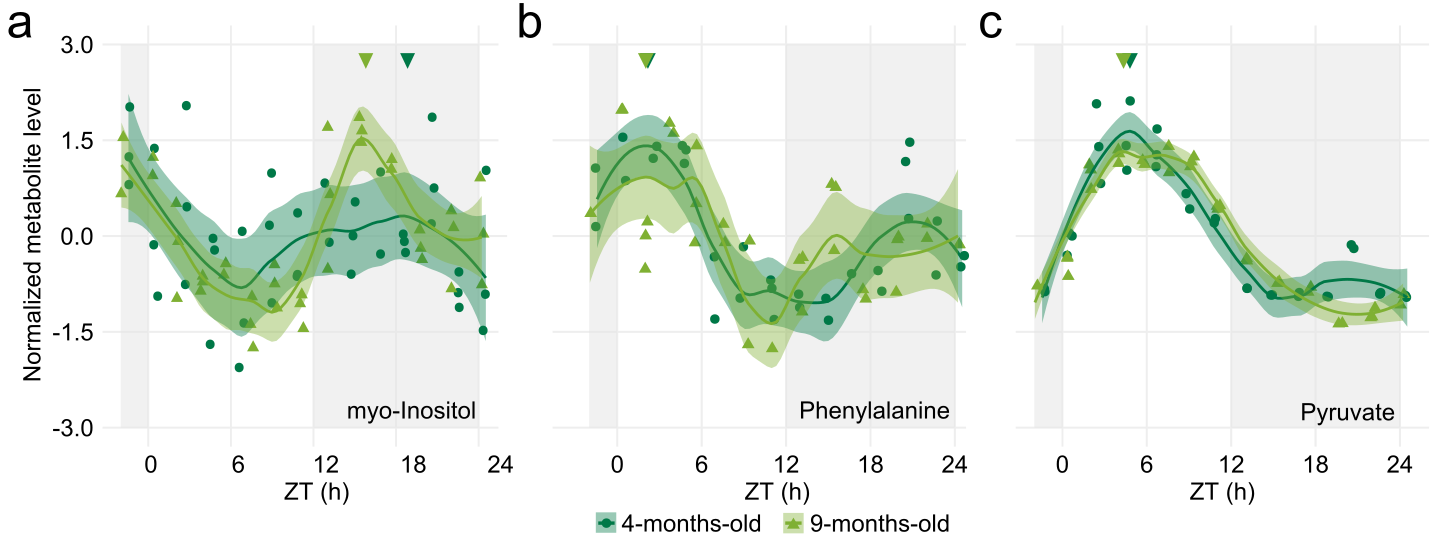

Write R code to recreate this figure.
library(ggplot2)
library(scales)
library(reshape2)
library(cowplot)
theme_set(theme_minimal_grid())
library(png)
library(grid)
library(RColorBrewer)

#exportar 1400 x 500

C1_line = "solid"
C2_line = "solid"

C1 <- "#007849"
C2 <- "#82b135"


campos_myoInositol_timecourses <- read.csv("FigureS8_campos_myoInositol.txt", sep="\t")
ggplot(data=campos_myoInositol_timecourses, aes(x=CT, y=myoInositol, group=Campo)) +
  geom_jitter(aes(col=Campo, shape = Campo),position=position_jitter(0.2), size = 3) +
  stat_smooth(aes(group = Campo, colour = Campo, fill=Campo, outfit=fit2<<-..y..),method="loess",  span = 0.5)
fit2 <- data.frame(fit2)
fit3 <- fit2[21:80, ]
fit4 <- fit2[101:160, ]
fit5 <- cbind(fit3, fit4)
fit5 <- data.frame(fit5)
maxC10 <- data.frame(which(fit5 == max(fit5$fit3), arr.ind=TRUE))
maxC1 <- ((maxC10$row-1)*19.39/58)+5.13
maxC20 <- data.frame(which(fit5 == max(fit5$fit4), arr.ind=TRUE))
maxC2 <- ((maxC20$row-1)*19.55/58)+4.68
minC10 <- data.frame(which(fit5 == min(fit5$fit3), arr.ind=TRUE))
minC1 <- ((minC10$row-1)*19.39/58)+5.13
minC20 <- data.frame(which(fit5 == min(fit5$fit4), arr.ind=TRUE))
minC2 <- ((minC20$row-1)*19.55/58)+4.68
FinalMaxMin <- cbind(maxC1, minC1, maxC2, minC2)

campos_myoInositol <- ggplot(data=campos_myoInositol_timecourses, aes(x=CT, y=myoInositol, group=Campo)) +
  annotate("rect", xmin = -2, xmax = 0, ymin = -3, ymax = 3, alpha = .5, fill = "#e3e3e3")+
  annotate("rect", xmin = 12, xmax = 24, ymin = -3, ymax = 3, alpha = .5, fill = "#e3e3e3")+
  geom_jitter(aes(col=Campo, shape = Campo),position=position_jitter(0.2), size = 3) +
  stat_smooth(aes(group = Campo, colour = Campo, fill=Campo, outfit=fit2<<-..y..),method="loess",  span = 0.5)+
  scale_colour_manual(values=c(C1, C2))+
  scale_fill_manual(values=c(C1, C2))+
  scale_linetype_manual(values=c(C1_line, C2_line)) +
  annotate("text", x = maxC1, y = 2.75, label = "\u25bc", size = 6, colour=C1)+
  annotate("text", x = maxC2, y = 2.75, label = "\u25bc", size = 6, colour=C2)+
  annotate("text", x = 22, y = -2.75, label = "myo-Inositol", size = 6, parse=TRUE)+
  scale_x_continuous(breaks=seq(0,24,6), name="ZT (h)", limits=c(-2, 24.75))+
  scale_y_continuous(breaks=seq(-3,3,1.5), name="Normalized metabolite levels", limits=c(-3,3), labels = scales::number_format(accuracy = 0.1))+
  theme(panel.grid.major = element_line(colour = "#efefef", size = 0.75), 
        text = element_text(size=18), 
        axis.ticks = element_blank(),
        axis.line = element_blank(),
        axis.text.x = element_text(size=18),
        #axis.text.x = element_blank(),
        #axis.title.x = element_blank(),
        axis.text.y = element_text(size=18),
        #axis.text.y = element_blank(),
        #axis.title.y = element_blank(),
        legend.position = "none"
  )
campos_myoInositol
FinalMaxMin


campos_Phenylalanine_timecourses <- read.csv("FigureS8_campos_Phenylalanine.txt", sep="\t")
ggplot(data=campos_Phenylalanine_timecourses, aes(x=CT, y=Phenylalanine, group=Campo)) +
  geom_jitter(aes(col=Campo, shape = Campo),position=position_jitter(0.2), size = 3) +
  stat_smooth(aes(group = Campo, colour = Campo, fill=Campo, outfit=fit2<<-..y..),method="loess",  span = 0.5)
fit2 <- data.frame(fit2)
fit3 <- fit2[1:80, ]
fit4 <- fit2[81:160, ]
fit5 <- cbind(fit3, fit4)
fit5 <- data.frame(fit5)
maxC10 <- data.frame(which(fit5 == max(fit5$fit3), arr.ind=TRUE))
maxC1 <- ((maxC10$row-1)*25.96/79)-1.44
maxC20 <- data.frame(which(fit5 == max(fit5$fit4), arr.ind=TRUE))
maxC2 <- ((maxC20$row-1)*26.18/79)-1.95
minC10 <- data.frame(which(fit5 == min(fit5$fit3), arr.ind=TRUE))
minC1 <- ((minC10$row-1)*25.96/79)-1.44
minC20 <- data.frame(which(fit5 == min(fit5$fit4), arr.ind=TRUE))
minC2 <- ((minC20$row-1)*26.18/79)-1.95
FinalMaxMin <- cbind(maxC1, minC1, maxC2, minC2)

campos_Phenylalanine <- ggplot(data=campos_Phenylalanine_timecourses, aes(x=CT, y=Phenylalanine, group=Campo)) +
  annotate("rect", xmin = -2, xmax = 0, ymin = -3, ymax = 3, alpha = .5, fill = "#e3e3e3")+
  annotate("rect", xmin = 12, xmax = 24, ymin = -3, ymax = 3, alpha = .5, fill = "#e3e3e3")+
  geom_jitter(aes(col=Campo, shape = Campo),position=position_jitter(0.2), size = 3) +
  stat_smooth(aes(group = Campo, colour = Campo, fill=Campo, outfit=fit2<<-..y..),method="loess",  span = 0.5)+
  scale_colour_manual(values=c(C1, C2))+
  scale_fill_manual(values=c(C1, C2))+
  scale_linetype_manual(values=c(C1_line, C2_line)) +
  annotate("text", x = maxC1, y = 2.75, label = "\u25bc", size = 6, colour=C1)+
  annotate("text", x = maxC2, y = 2.75, label = "\u25bc", size = 6, colour=C2)+
  annotate("text", x = 22, y = -2.75, label = "Phenylalanine", size = 6, parse=TRUE)+
  scale_x_continuous(breaks=seq(0,24,6), name="ZT (h)", limits=c(-2, 24.75))+
  scale_y_continuous(breaks=seq(-3,3,1.5), name="Normalized metabolite levels", limits=c(-3,3), labels = scales::number_format(accuracy = 0.1))+
  theme(panel.grid.major = element_line(colour = "#efefef", size = 0.75), 
        text = element_text(size=18), 
        axis.ticks = element_blank(),
        axis.line = element_blank(),
        axis.text.x = element_text(size=18),
        #axis.text.x = element_blank(),
        #axis.title.x = element_blank(),
        #axis.text.y = element_text(size=18),
        axis.text.y = element_blank(),
        axis.title.y = element_blank(),
        legend.position = "none"
  )
campos_Phenylalanine


campos_Pyruvate_timecourses <- read.csv("FigureS8_campos_Pyruvate.txt", sep="\t")
ggplot(data=campos_Pyruvate_timecourses, aes(x=CT, y=Pyruvate, group=Campo)) +
  geom_jitter(aes(col=Campo, shape = Campo),position=position_jitter(0.2), size = 3) +
  stat_smooth(aes(group = Campo, colour = Campo, fill=Campo, outfit=fit2<<-..y..),method="loess",  span = 0.5)
fit2 <- data.frame(fit2)
fit3 <- fit2[1:80, ]
fit4 <- fit2[81:160, ]
fit5 <- cbind(fit3, fit4)
fit5 <- data.frame(fit5)
maxC10 <- data.frame(which(fit5 == max(fit5$fit3), arr.ind=TRUE))
maxC1 <- ((maxC10$row-1)*25.96/79)-1.44
maxC20 <- data.frame(which(fit5 == max(fit5$fit4), arr.ind=TRUE))
maxC2 <- ((maxC20$row-1)*26.18/79)-1.95
minC10 <- data.frame(which(fit5 == min(fit5$fit3), arr.ind=TRUE))
minC1 <- ((minC10$row-1)*25.96/79)-1.44
minC20 <- data.frame(which(fit5 == min(fit5$fit4), arr.ind=TRUE))
minC2 <- ((minC20$row-1)*26.18/79)-1.95
FinalMaxMin <- cbind(maxC1, minC1, maxC2, minC2)

campos_Pyruvate <- ggplot(data=campos_Pyruvate_timecourses, aes(x=CT, y=Pyruvate, group=Campo)) +
  annotate("rect", xmin = -2, xmax = 0, ymin = -3, ymax = 3, alpha = .5, fill = "#e3e3e3")+
  annotate("rect", xmin = 12, xmax = 24, ymin = -3, ymax = 3, alpha = .5, fill = "#e3e3e3")+
  geom_jitter(aes(col=Campo, shape = Campo),position=position_jitter(0.2), size = 3) +
  stat_smooth(aes(group = Campo, colour = Campo, fill=Campo, outfit=fit2<<-..y..),method="loess",  span = 0.5)+
  scale_colour_manual(values=c(C1, C2))+
  scale_fill_manual(values=c(C1, C2))+
  scale_linetype_manual(values=c(C1_line, C2_line)) +
  annotate("text", x = maxC1, y = 2.75, label = "\u25bc", size = 6, colour=C1)+
  annotate("text", x = maxC2, y = 2.75, label = "\u25bc", size = 6, colour=C2)+
  annotate("text", x = 22, y = -2.75, label = "Pyruvate", size = 6, parse=TRUE)+
  scale_x_continuous(breaks=seq(0,24,6), name="ZT (h)", limits=c(-2, 24.75))+
  scale_y_continuous(breaks=seq(-3,3,1.5), name="Normalized metabolite levels", limits=c(-3,3), labels = scales::number_format(accuracy = 0.1))+
  theme(panel.grid.major = element_line(colour = "#efefef", size = 0.75), 
        text = element_text(size=18), 
        axis.ticks = element_blank(),
        axis.line = element_blank(),
        axis.text.x = element_text(size=18),
        #axis.text.x = element_blank(),
        #axis.title.x = element_blank(),
        #axis.text.y = element_text(size=18),
        axis.text.y = element_blank(),
        axis.title.y = element_blank(),
        legend.position = "none"
  )
campos_Pyruvate
FinalMaxMin


plot_grid(campos_myoInositol, campos_Phenylalanine, campos_Pyruvate, labels = c("A","B","C"), ncol = 3, align = "none", rel_widths = c(1.2, 1, 1),rel_heights = c(1),label_size = 20)
